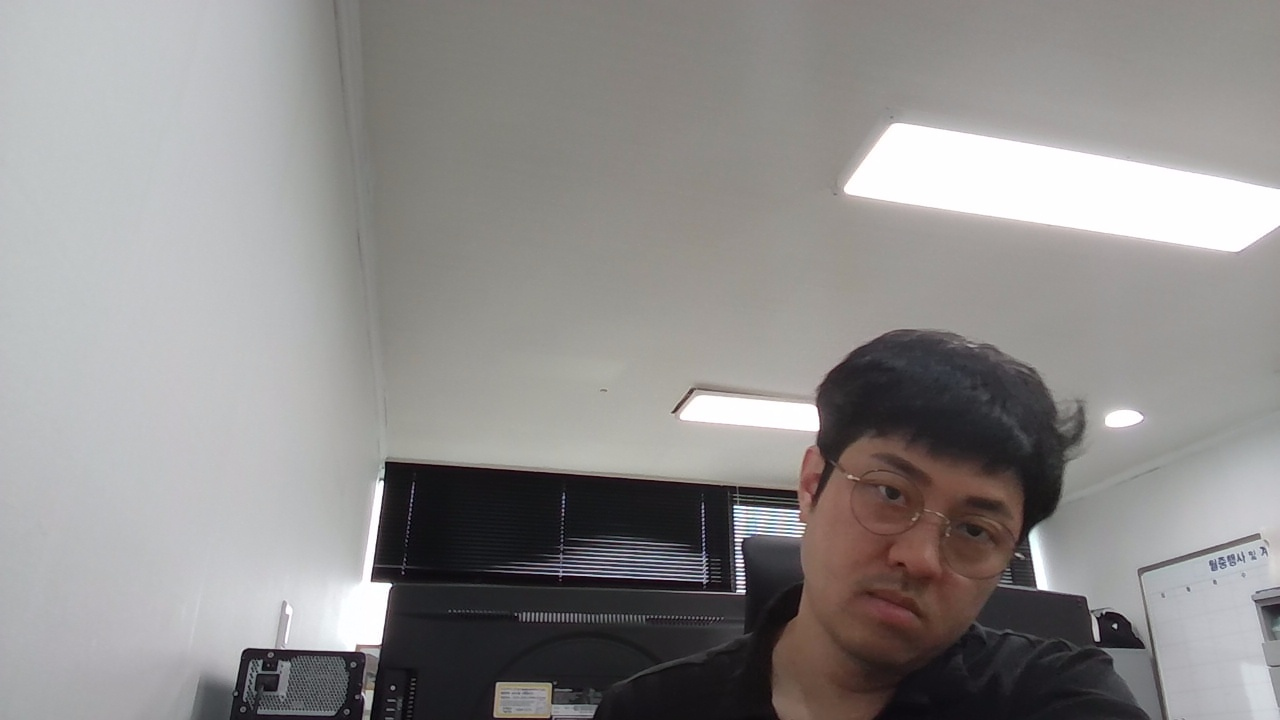
#> input picture data/domains/face_recognition/raw_input/captured/20250703/cap_20250703_10535.jpg, 1280 x 720 px, given in place of the camera
$ python run_simple_capture_test.py
#> lines starting #> are read from the running program, lines starting #| are printed output that depends on the picture; after the words box and inside, x2 and y2 are one past the last pixel; in counts of white or black regions, pixels touching at a corner belong together
#> in main, frame is the input picture: shape (720, 1280, 3); mean B, G, R 140.1, 140.9, 143.4
#!/usr/bin/env python
# -*- coding: utf-8 -*-
"""
간단한 얼굴 캡처 시스템 테스트

요청사항 구현:
1. i키로 정보 토글 (카메라, 모델 정보 표시)
2. s키로 captured_frames 폴더에 저장 (자동 얼굴 검출 및 그룹핑)
3. a키로 자동/수동 모드 전환
"""

import os
import sys
import cv2
import time
import json
import numpy as np
from pathlib import Path
from datetime import datetime
from typing import Dict, List, Optional, Tuple

# 프로젝트 루트 경로 추가
current_dir = Path(__file__).parent
project_root = current_dir.parent.parent.parent.parent
sys.path.append(str(project_root))

class SimpleFaceCaptureSystem:
    """간단한 얼굴 캡처 시스템"""

    def __init__(self, camera_id: int = 0):
        # 카메라 설정
#> called with camera_id = 0
        self.camera_id = camera_id
        self.cap = None

        # 경로 설정
        self.captured_frames_dir = project_root / 'data' / 'temp' / 'captured_frames'
        self.face_staging_dir = project_root / 'data' / 'temp' / 'face_staging'

        # 폴더 생성
        for directory in [self.captured_frames_dir, self.face_staging_dir]:
            directory.mkdir(parents=True, exist_ok=True)

        # 모드 설정
        self.is_auto_mode = False  # 기본값: 수동 모드
        self.show_info = True

        # 얼굴 검출기 (OpenCV Haar Cascade)
        cascade_path = project_root / 'models' / 'weights' / 'face_detection_opencv_haarcascade_20250628.xml'
        if cascade_path.exists():
            self.face_cascade = cv2.CascadeClassifier(str(cascade_path))
        else:
            # 기본 OpenCV Haar Cascade 사용
            self.face_cascade = cv2.CascadeClassifier(cv2.data.haarcascades + 'haarcascade_frontalface_default.xml')

        # 성능 모니터링
        self.fps_counter = 0
        self.fps_timer = time.time()
        self.current_fps = 0

        # 캡처 통계
        self.captured_faces = []

        print("✅ 간단한 얼굴 캡처 시스템 초기화 완료")

    def start_capture(self):
        """캡처 시작"""
        print("🚀 간단한 얼굴 캡처 시스템 시작")
        print("="*60)

        # 환경 정보 출력
        self._print_environment_info()

        # 카메라 초기화
        if not self._initialize_camera():
            return False

        print("\n📹 카메라 시작됨. 키보드 명령어:")
        self._print_help()

        try:
            # 메인 캡처 루프
            self._capture_loop()

        except KeyboardInterrupt:
            print("\n⚠️  사용자가 중단했습니다.")
        except Exception as e:
            print(f"❌ 오류 발생: {str(e)}")
        finally:
            self._cleanup()

        return True

    def _print_environment_info(self):
        """환경 정보 출력"""
        print(f"🔍 환경 정보:")
        print(f"   카메라 ID: {self.camera_id}")
        print(f"   검출 모델: OpenCV Haar Cascade")
        print(f"   모드: {'🤖 자동' if self.is_auto_mode else '👤 수동'}")
        print(f"   정보 표시: {'ON' if self.show_info else 'OFF'}")

    def _initialize_camera(self) -> bool:
        """카메라 초기화"""
        try:
            self.cap = cv2.VideoCapture(self.camera_id, cv2.CAP_DSHOW)
            if not self.cap.isOpened():
                print(f"❌ 카메라 {self.camera_id} 연결 실패")
                return False

            # 카메라 설정
            self.cap.set(cv2.CAP_PROP_FRAME_WIDTH, 640)
            self.cap.set(cv2.CAP_PROP_FRAME_HEIGHT, 480)
            self.cap.set(cv2.CAP_PROP_FPS, 30)

            # 테스트 프레임 읽기
            ret, frame = self.cap.read()
            if not ret:
                print("❌ 카메라에서 프레임을 읽을 수 없습니다")
                return False

            print(f"✅ 카메라 {self.camera_id} 연결 성공 ({frame.shape[1]}x{frame.shape[0]})")
#| ✅ 카메라 0 연결 성공 (1280x720)
            return True

        except Exception as e:
            print(f"❌ 카메라 초기화 실패: {str(e)}")
            return False

    def _capture_loop(self):
        """메인 캡처 루프"""
        while True:
            ret, frame = self.cap.read()
            if not ret:
                print("❌ 프레임 읽기 실패")
                break

            # 얼굴 검출
            gray = cv2.cvtColor(frame, cv2.COLOR_BGR2GRAY)
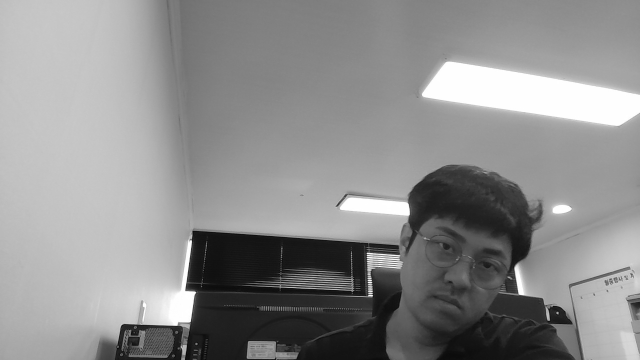
#> gray: shape (720, 1280) (shown at 1/2 size); min 0, max 255, mean 141.6
            faces = self.face_cascade.detectMultiScale(
                gray,
                scaleFactor=1.1,
                minNeighbors=5,
                minSize=(30, 30)
            )
#> faces = ()

            # 검출 결과를 딕셔너리 형태로 변환
            detections = []
            for (x, y, w, h) in faces:
                detections.append({
                    'bbox': (x, y, w, h),
                    'confidence': 0.8  # Haar Cascade는 신뢰도를 제공하지 않으므로 고정값
                })
#> this loop made 0 passes
#> after the loop, detections = []

            # 검출 결과 시각화
            display_frame = self._visualize_detections(frame, detections)

            # 정보 오버레이
            if self.show_info:
                display_frame = self._draw_info_overlay(display_frame, detections)

            # 간단한 키 정보 표시 (하단)
            display_frame = self._draw_key_info(display_frame)

            # 화면 표시 (고정된 창 이름 사용)
            window_title = "Face Capture System"
            cv2.imshow(window_title, display_frame)

            # 키보드 입력 처리
            action = self._handle_keyboard_input()
            if action == 'quit':
                break
            elif action == 'save_frame':
                self._save_frame_for_processing(frame, detections)
            elif action == 'capture_face':
                self._capture_face_with_name(frame, detections)
            elif action == 'toggle_info':
                self.show_info = not self.show_info
                print(f"💡 정보 표시: {'ON' if self.show_info else 'OFF'}")
            elif action == 'toggle_mode':
                self._toggle_auto_manual_mode()
            elif action == 'show_help':
                self._print_help()

            # FPS 계산
            self._update_fps()

    def _visualize_detections(self, frame: np.ndarray, detections: List[Dict]) -> np.ndarray:
        """검출 결과 시각화"""
        display_frame = frame.copy()

        for detection in detections:
            x, y, w, h = detection['bbox']
            confidence = detection['confidence']

            # 바운딩 박스 그리기 (모드에 따라 색상 변경)
            if self.is_auto_mode:
                color = (255, 165, 0)  # 오렌지 (자동)
            else:
                color = (0, 255, 0)    # 초록 (수동)

            cv2.rectangle(display_frame, (x, y), (x + w, y + h), color, 2)

            # 신뢰도 텍스트
            text = f"{confidence:.2f}"
            cv2.putText(display_frame, text, (x, y - 5),
                       cv2.FONT_HERSHEY_SIMPLEX, 0.5, color, 1)

        return display_frame

    def _draw_info_overlay(self, frame: np.ndarray, detections: List[Dict]) -> np.ndarray:
        """정보 오버레이 그리기"""
        # 반투명 배경
        overlay = frame.copy()
        cv2.rectangle(overlay, (10, 10), (400, 120), (0, 0, 0), -1)
#> overlay: shape (720, 1280, 3); 4.71% of pixels changed, all inside (x1, y1, x2, y2) = (10, 10, 401, 121)
        frame = cv2.addWeighted(frame, 0.7, overlay, 0.3, 0)

        # 정보 텍스트
        y_offset = 30
        line_height = 18

        texts = [
            f"Camera: {self.camera_id} | Model: OpenCV Haar Cascade",
            f"Mode: {'AUTO' if self.is_auto_mode else 'MANUAL'} | FPS: {self.current_fps:.1f}",
            f"Faces: {len(detections)} | Captured: {len(self.captured_faces)}",
        ]
#> texts = ['Camera: 0 | Model: OpenCV Haar Cascade', 'Mode: MANUAL | FPS: 0.0', 'Faces: 0 | Captured: 0']

        for i, text in enumerate(texts):
            cv2.putText(frame, text, (20, y_offset + i * line_height),
                       cv2.FONT_HERSHEY_SIMPLEX, 0.45, (255, 255, 255), 1)
#> this loop made 3 passes
#> text on passes 1 to 3: 'Camera: 0 | Model: OpenCV Haar Cascade', 'Mode: MANUAL | FPS: 0.0', 'Faces: 0 | Captured: 0'
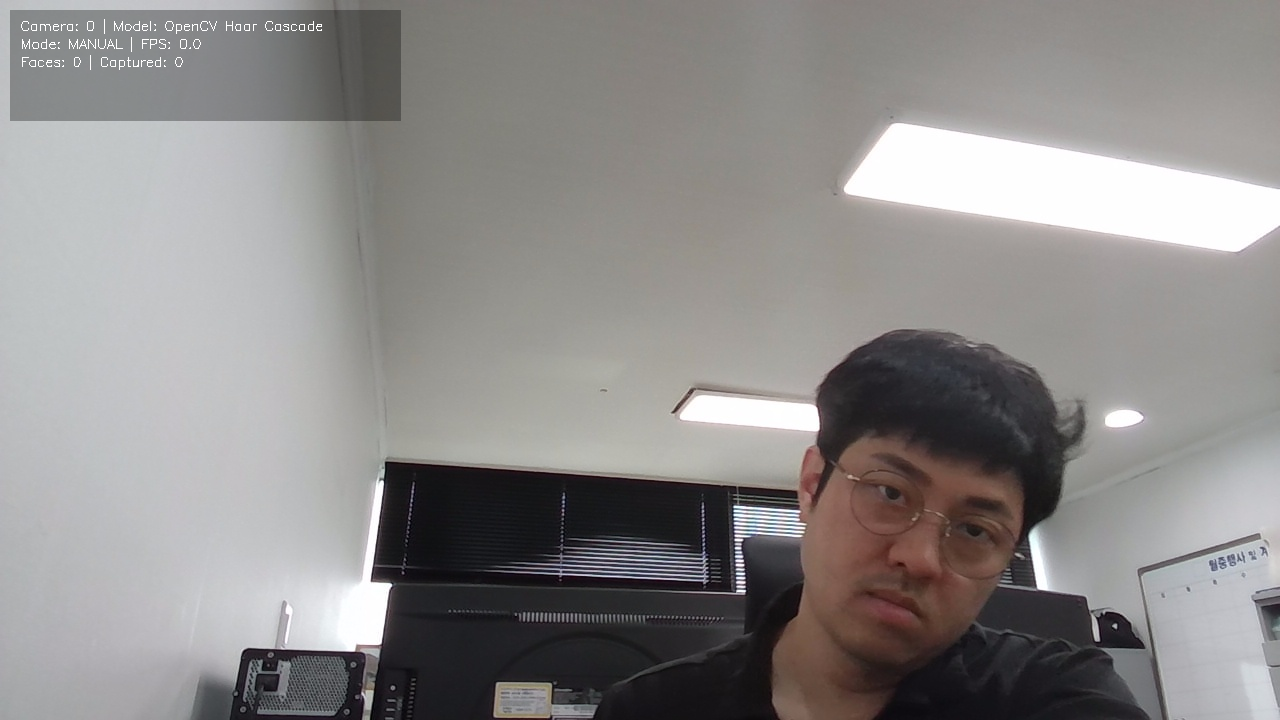
#> frame: shape (720, 1280, 3); mean B, G, R 137.8, 138.6, 141.1

        return frame

    def _draw_key_info(self, frame: np.ndarray) -> np.ndarray:
        """간단한 키 정보 표시 (하단)"""
        if not self.show_info:
            return frame

        # 하단에 간단한 키 정보 표시
        height, width = frame.shape[:2]

        # 반투명 배경
        overlay = frame.copy()
        cv2.rectangle(overlay, (10, height - 50), (width - 10, height - 10), (0, 0, 0), -1)
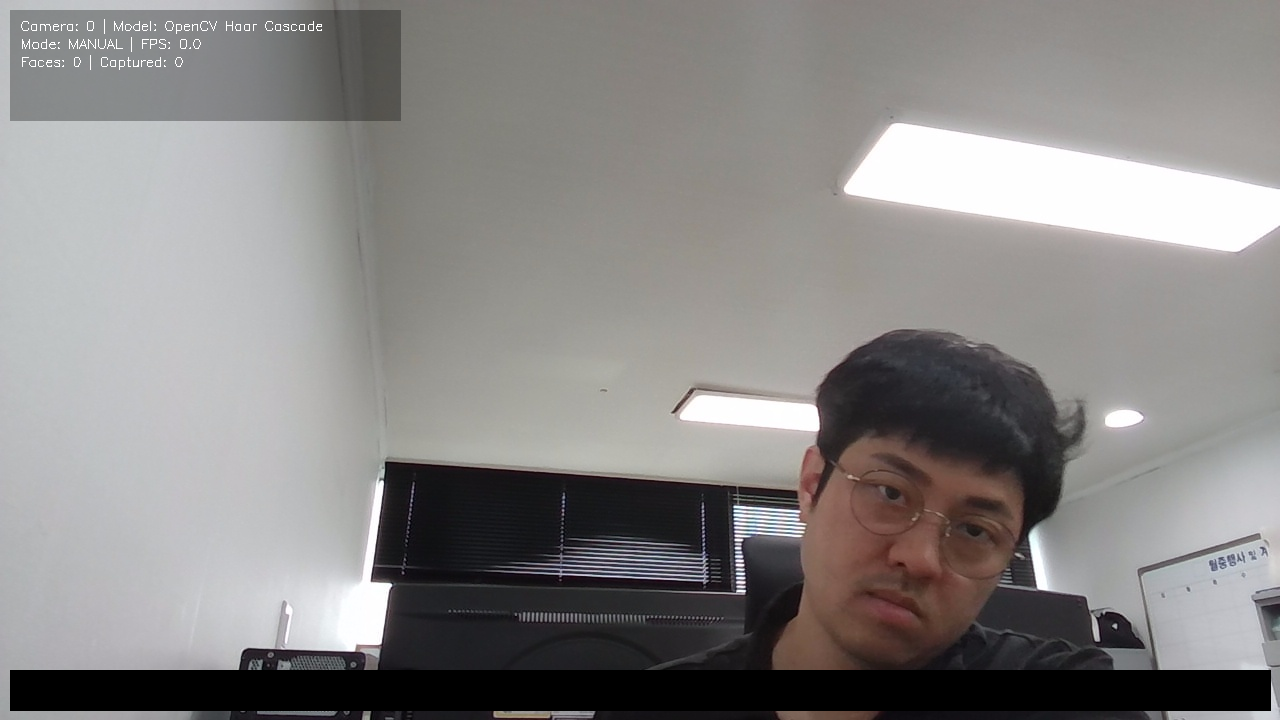
#> overlay: shape (720, 1280, 3); 5.61% of pixels changed, all inside (x1, y1, x2, y2) = (10, 670, 1271, 711)
        frame = cv2.addWeighted(frame, 0.8, overlay, 0.2, 0)

        # 키 정보 텍스트
        key_info = "i:Info | a:Auto/Manual | s:Save Frame | c:Capture | h:Help | q:Quit"

        cv2.putText(frame, key_info, (20, height - 25),
                   cv2.FONT_HERSHEY_SIMPLEX, 0.4, (200, 200, 200), 1)
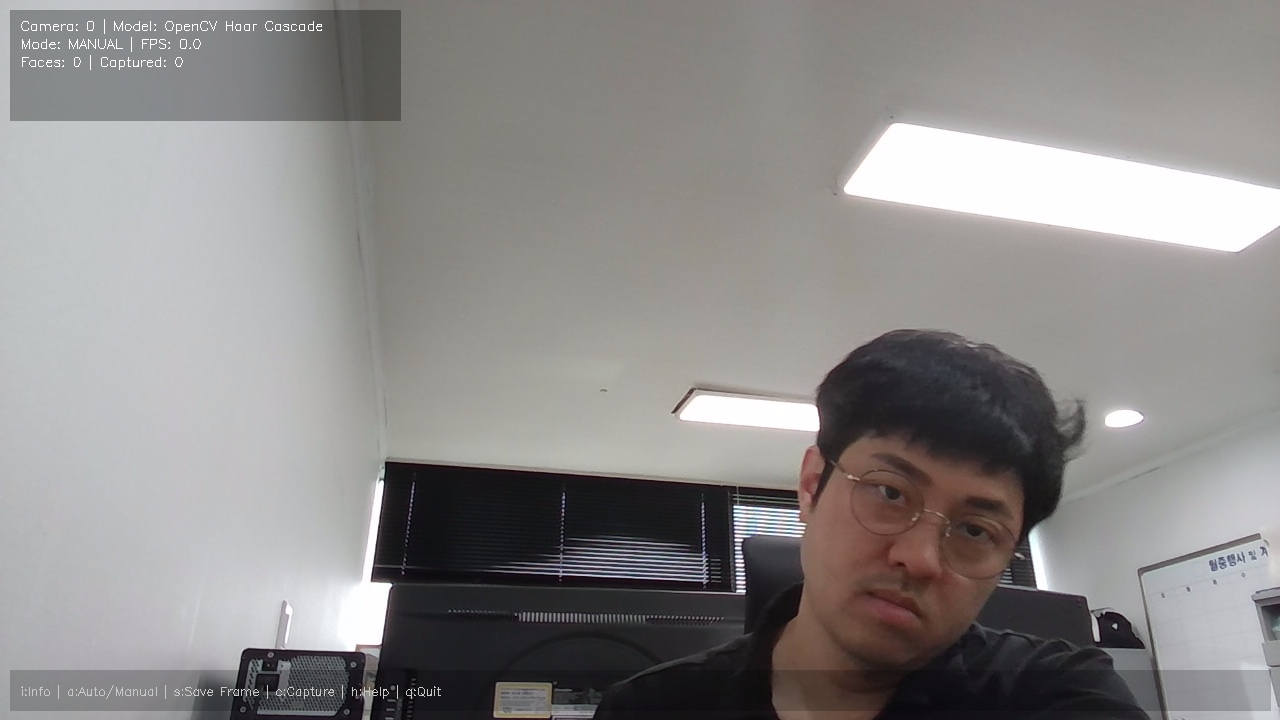
#> frame: shape (720, 1280, 3); mean B, G, R 137, 137.9, 140.3

        return frame

    def _handle_keyboard_input(self) -> Optional[str]:
        """키보드 입력 처리"""
        key = cv2.waitKey(1) & 0xFF
#> (key q is pressed here)

        if key == ord('q'):
            return 'quit'
        elif key == ord('i'):
            return 'toggle_info'
        elif key == ord('s'):
            return 'save_frame'
        elif key == ord('c'):
            return 'capture_face'
        elif key == ord('a'):
            return 'toggle_mode'
        elif key == ord('h'):
            return 'show_help'

        return None

    # [230 lines left out: functions _toggle_auto_manual_mode, _save_frame_for_processing, _process_saved_frame, _create_face_grid, _save_faces_to_staging, _capture_face_with_name and 1 more, not called in this run]

    def _print_help(self):
        """도움말 출력"""
        help_text = f"""
📋 간단한 얼굴 캡처 시스템 - 키보드 명령어:
   i  - 정보 표시 토글 (카메라, 모델 정보)
   a  - 자동/수동 모드 전환 (현재: {'자동' if self.is_auto_mode else '수동'})
   s  - 현재 프레임을 captured_frames에 저장 (자동 얼굴 처리)
   c  - 얼굴 캡처 + 이름 지정 (수동 모드만)
   h  - 도움말 표시
   q  - 종료

💡 사용법:
   🤖 자동 모드: s키로 프레임 저장 → 자동 얼굴 검출 및 그룹핑
   👤 수동 모드: c키로 수동 캡처 또는 s키로 프레임 저장 후 처리
        """
        print(help_text)

    def _cleanup(self):
        """리소스 정리"""
        if hasattr(self, 'cap') and self.cap:
            self.cap.release()

        cv2.destroyAllWindows()

        print(f"\n📊 세션 요약:")
        print(f"   모드: {'자동' if self.is_auto_mode else '수동'}")
        print(f"   캡처된 얼굴: {len(self.captured_faces)}개")
        print("✅ 시스템 종료")

def main():
    """메인 함수"""
    import argparse

    parser = argparse.ArgumentParser(description="간단한 얼굴 캡처 시스템")
    parser.add_argument("--camera", type=int, default=0, help="카메라 ID (기본값: 0)")
    parser.add_argument("--auto", action="store_true", help="자동 모드로 시작")
    args = parser.parse_args()

    # 하드웨어 연결 검증
    print("🔍 하드웨어 연결 상태 확인 중...")

    # 카메라 연결 테스트
    test_cap = cv2.VideoCapture(args.camera, cv2.CAP_DSHOW)
    if not test_cap.isOpened():
        print(f"❌ 카메라 {args.camera}에 연결할 수 없습니다.")
        print("💡 다른 카메라 ID를 시도해보세요: --camera 1")
        return

    ret, frame = test_cap.read()
    test_cap.release()

    if not ret:
        print(f"❌ 카메라 {args.camera}에서 영상을 읽을 수 없습니다.")
        return

    print(f"✅ 카메라 {args.camera} 연결 확인됨")

    # 시스템 시작
    capture_system = SimpleFaceCaptureSystem(camera_id=args.camera)

    # 자동 모드 설정
    if args.auto:
        capture_system.is_auto_mode = True

    capture_system.start_capture()

if __name__ == "__main__":
    main()
